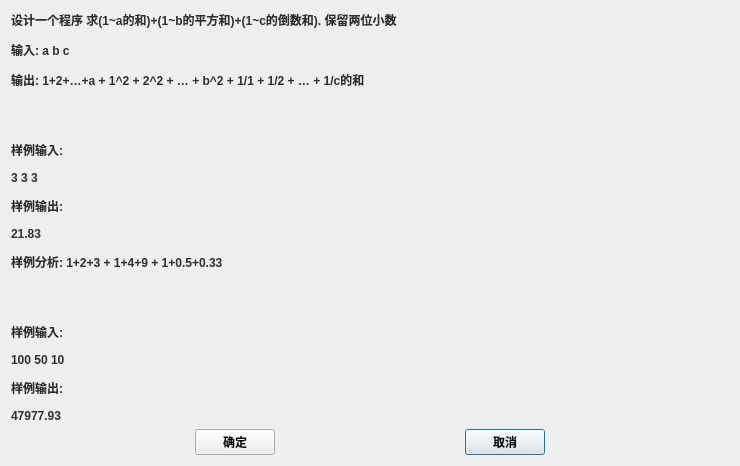
<?xml version="1.0" encoding="UTF-8"?>
<ui version="4.0">
 <class>Problem</class>
 <widget class="QDialog" name="Problem">
  <property name="geometry">
   <rect>
    <x>0</x>
    <y>0</y>
    <width>740</width>
    <height>463</height>
   </rect>
  </property>
  <property name="windowTitle">
   <string>作业的问题</string>
  </property>
  <layout class="QGridLayout" name="gridLayout">
   <item row="2" column="3">
    <widget class="QPushButton" name="pushButton_2">
     <property name="font">
      <font>
       <family>ADMUI3Lg</family>
       <weight>75</weight>
       <bold>true</bold>
      </font>
     </property>
     <property name="cursor">
      <cursorShape>PointingHandCursor</cursorShape>
     </property>
     <property name="text">
      <string>取消</string>
     </property>
    </widget>
   </item>
   <item row="2" column="0">
    <spacer name="horizontalSpacer">
     <property name="orientation">
      <enum>Qt::Horizontal</enum>
     </property>
     <property name="sizeHint" stdset="0">
      <size>
       <width>40</width>
       <height>20</height>
      </size>
     </property>
    </spacer>
   </item>
   <item row="0" column="0" colspan="5">
    <widget class="QLabel" name="label">
     <property name="text">
      <string>&lt;html&gt;&lt;head/&gt;&lt;body&gt;&lt;p&gt;&lt;span style=&quot; font-family:'Microsoft Yahei,Helvetica,Arial'; font-size:12px; font-weight:600; color:#2f2f2f;&quot;&gt;设计一个程序 求(1~a的和)+(1~b的平方和)+(1~c的倒数和). 保留两位小数&lt;/span&gt;&lt;/p&gt;&lt;p&gt;&lt;span style=&quot; font-family:'Microsoft Yahei,Helvetica,Arial'; font-size:12px; font-weight:600; color:#2f2f2f;&quot;&gt;输入: a b c&lt;/span&gt;&lt;/p&gt;&lt;p&gt;&lt;span style=&quot; font-family:'Microsoft Yahei,Helvetica,Arial'; font-size:12px; font-weight:600; color:#2f2f2f;&quot;&gt;输出: 1+2+…+a + 1^2 + 2^2 + … + b^2 + 1/1 + 1/2 + … + 1/c的和&lt;/span&gt;&lt;/p&gt;&lt;p&gt;&lt;br/&gt;&lt;/p&gt;&lt;p&gt;&lt;span style=&quot; font-family:'Microsoft Yahei,Helvetica,Arial'; font-size:12px; font-weight:600; color:#2f2f2f;&quot;&gt;样例输入:&lt;/span&gt;&lt;/p&gt;&lt;p&gt;&lt;span style=&quot; font-family:'Microsoft Yahei,Helvetica,Arial'; font-size:12px; font-weight:600; color:#2f2f2f;&quot;&gt;3 3 3&lt;/span&gt;&lt;/p&gt;&lt;p&gt;&lt;span style=&quot; font-family:'Microsoft Yahei,Helvetica,Arial'; font-size:12px; font-weight:600; color:#2f2f2f;&quot;&gt;样例输出:&lt;/span&gt;&lt;/p&gt;&lt;p&gt;&lt;span style=&quot; font-family:'Microsoft Yahei,Helvetica,Arial'; font-size:12px; font-weight:600; color:#2f2f2f;&quot;&gt;21.83&lt;/span&gt;&lt;/p&gt;&lt;p&gt;&lt;span style=&quot; font-family:'Microsoft Yahei,Helvetica,Arial'; font-size:12px; font-weight:600; color:#2f2f2f;&quot;&gt;样例分析: 1+2+3 + 1+4+9 + 1+0.5+0.33&lt;/span&gt;&lt;/p&gt;&lt;p&gt;&lt;br/&gt;&lt;/p&gt;&lt;p&gt;&lt;span style=&quot; font-family:'Microsoft Yahei,Helvetica,Arial'; font-size:12px; font-weight:600; color:#2f2f2f;&quot;&gt;样例输入:&lt;/span&gt;&lt;/p&gt;&lt;p&gt;&lt;span style=&quot; font-family:'Microsoft Yahei,Helvetica,Arial'; font-size:12px; font-weight:600; color:#2f2f2f;&quot;&gt;100 50 10&lt;/span&gt;&lt;/p&gt;&lt;p&gt;&lt;span style=&quot; font-family:'Microsoft Yahei,Helvetica,Arial'; font-size:12px; font-weight:600; color:#2f2f2f;&quot;&gt;样例输出:&lt;/span&gt;&lt;/p&gt;&lt;p&gt;&lt;span style=&quot; font-family:'Microsoft Yahei,Helvetica,Arial'; font-size:12px; font-weight:600; color:#2f2f2f;&quot;&gt;47977.93&lt;/span&gt;&lt;/p&gt;&lt;/body&gt;&lt;/html&gt;</string>
     </property>
    </widget>
   </item>
   <item row="2" column="1">
    <widget class="QPushButton" name="pushButton">
     <property name="font">
      <font>
       <family>ADMUI3Lg</family>
       <weight>75</weight>
       <bold>true</bold>
      </font>
     </property>
     <property name="cursor">
      <cursorShape>PointingHandCursor</cursorShape>
     </property>
     <property name="text">
      <string>确定</string>
     </property>
    </widget>
   </item>
   <item row="2" column="2">
    <spacer name="horizontalSpacer_2">
     <property name="orientation">
      <enum>Qt::Horizontal</enum>
     </property>
     <property name="sizeHint" stdset="0">
      <size>
       <width>40</width>
       <height>20</height>
      </size>
     </property>
    </spacer>
   </item>
   <item row="2" column="4">
    <spacer name="horizontalSpacer_3">
     <property name="orientation">
      <enum>Qt::Horizontal</enum>
     </property>
     <property name="sizeHint" stdset="0">
      <size>
       <width>40</width>
       <height>20</height>
      </size>
     </property>
    </spacer>
   </item>
  </layout>
 </widget>
 <resources/>
 <connections/>
</ui>
